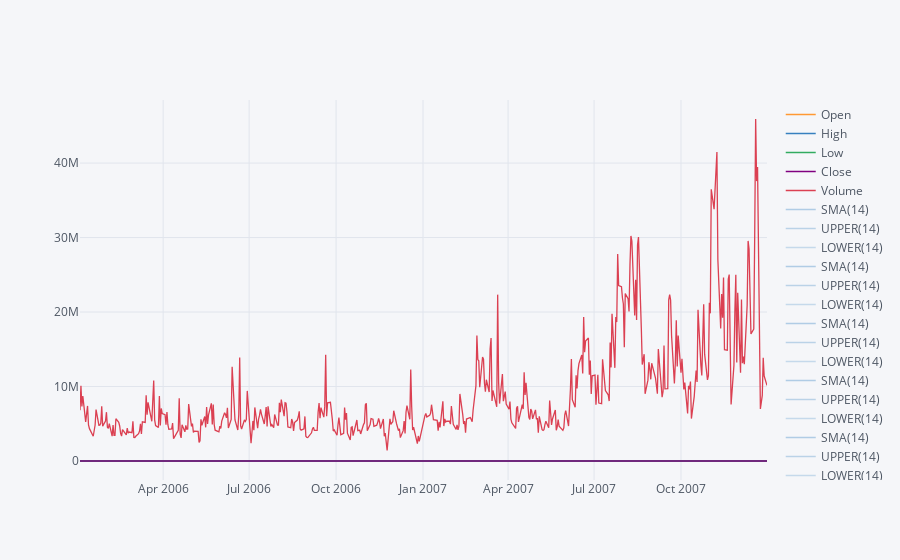

Notebook code for this chart:
### Code cell
ms.loc['2006-01-03':'2007-12-31'].ta_plot(study='boll')

### Figure 1 — Plotly figure (JSON) as saved in the notebook; plotly's stock layout.template omitted (floating-point values rounded to 4 significant figures; data arrays with more than 128 entries replaced by an {"elided": "..."} marker saying what was removed)
{"data": [{"line": {"color": "rgba(255, 153, 51, 1.0)", "dash": "solid", "shape": "linear", "width": 1.3}, "mode": "lines", "name": "Open", "text": "", "type": "scatter", "x": {"elided": "502 str values"}, "y": {"elided": "502 float values"}}, {"line": {"color": "rgba(55, 128, 191, 1.0)", "dash": "solid", "shape": "linear", "width": 1.3}, "mode": "lines", "name": "High", "text": "", "type": "scatter", "x": {"elided": "502 str values"}, "y": {"elided": "502 float values"}}, {"line": {"color": "rgba(50, 171, 96, 1.0)", "dash": "solid", "shape": "linear", "width": 1.3}, "mode": "lines", "name": "Low", "text": "", "type": "scatter", "x": {"elided": "502 str values"}, "y": {"elided": "502 float values"}}, {"line": {"color": "rgba(128, 0, 128, 1.0)", "dash": "solid", "shape": "linear", "width": 1.3}, "mode": "lines", "name": "Close", "text": "", "type": "scatter", "x": {"elided": "502 str values"}, "y": {"elided": "502 float values"}}, {"line": {"color": "rgba(219, 64, 82, 1.0)", "dash": "solid", "shape": "linear", "width": 1.3}, "mode": "lines", "name": "Volume", "text": "", "type": "scatter", "x": {"elided": "502 str values"}, "y": {"elided": "502 float values"}}, {"line": {"color": "rgba(55, 128, 191, 0.35999999999999993)", "dash": "solid", "shape": "linear", "width": 1.3}, "mode": "lines", "name": "SMA(14)", "text": "", "type": "scatter", "x": {"elided": "502 str values"}, "y": {"elided": "502x5 mixed values"}}, {"line": {"color": "rgba(55, 128, 191, 0.3066666666666665)", "dash": "solid", "shape": "linear", "width": 1.3}, "mode": "lines", "name": "UPPER(14)", "text": "", "type": "scatter", "x": {"elided": "502 str values"}, "y": {"elided": "502x5 mixed values"}}, {"line": {"color": "rgba(55, 128, 191, 0.25333333333333324)", "dash": "solid", "shape": "linear", "width": 1.3}, "mode": "lines", "name": "LOWER(14)", "text": "", "type": "scatter", "x": {"elided": "502 str values"}, "y": {"elided": "502x5 mixed values"}}, {"line": {"color": "rgba(55, 128, 191, 0.35999999999999993)", "dash": "solid", "shape": "linear", "width": 1.3}, "mode": "lines", "name": "SMA(14)", "text": "", "type": "scatter", "x": {"elided": "502 str values"}, "y": {"elided": "502x5 mixed values"}}, {"line": {"color": "rgba(55, 128, 191, 0.3066666666666665)", "dash": "solid", "shape": "linear", "width": 1.3}, "mode": "lines", "name": "UPPER(14)", "text": "", "type": "scatter", "x": {"elided": "502 str values"}, "y": {"elided": "502x5 mixed values"}}, {"line": {"color": "rgba(55, 128, 191, 0.25333333333333324)", "dash": "solid", "shape": "linear", "width": 1.3}, "mode": "lines", "name": "LOWER(14)", "text": "", "type": "scatter", "x": {"elided": "502 str values"}, "y": {"elided": "502x5 mixed values"}}, {"line": {"color": "rgba(55, 128, 191, 0.35999999999999993)", "dash": "solid", "shape": "linear", "width": 1.3}, "mode": "lines", "name": "SMA(14)", "text": "", "type": "scatter", "x": {"elided": "502 str values"}, "y": {"elided": "502x5 mixed values"}}, {"line": {"color": "rgba(55, 128, 191, 0.3066666666666665)", "dash": "solid", "shape": "linear", "width": 1.3}, "mode": "lines", "name": "UPPER(14)", "text": "", "type": "scatter", "x": {"elided": "502 str values"}, "y": {"elided": "502x5 mixed values"}}, {"line": {"color": "rgba(55, 128, 191, 0.25333333333333324)", "dash": "solid", "shape": "linear", "width": 1.3}, "mode": "lines", "name": "LOWER(14)", "text": "", "type": "scatter", "x": {"elided": "502 str values"}, "y": {"elided": "502x5 mixed values"}}, {"line": {"color": "rgba(55, 128, 191, 0.35999999999999993)", "dash": "solid", "shape": "linear", "width": 1.3}, "mode": "lines", "name": "SMA(14)", "text": "", "type": "scatter", "x": {"elided": "502 str values"}, "y": {"elided": "502x5 mixed values"}}, {"line": {"color": "rgba(55, 128, 191, 0.3066666666666665)", "dash": "solid", "shape": "linear", "width": 1.3}, "mode": "lines", "name": "UPPER(14)", "text": "", "type": "scatter", "x": {"elided": "502 str values"}, "y": {"elided": "502x5 mixed values"}}, {"line": {"color": "rgba(55, 128, 191, 0.25333333333333324)", "dash": "solid", "shape": "linear", "width": 1.3}, "mode": "lines", "name": "LOWER(14)", "text": "", "type": "scatter", "x": {"elided": "502 str values"}, "y": {"elided": "502x5 mixed values"}}, {"line": {"color": "rgba(55, 128, 191, 0.35999999999999993)", "dash": "solid", "shape": "linear", "width": 1.3}, "mode": "lines", "name": "SMA(14)", "text": "", "type": "scatter", "x": {"elided": "502 str values"}, "y": {"elided": "502x5 mixed values"}}, {"line": {"color": "rgba(55, 128, 191, 0.3066666666666665)", "dash": "solid", "shape": "linear", "width": 1.3}, "mode": "lines", "name": "UPPER(14)", "text": "", "type": "scatter", "x": {"elided": "502 str values"}, "y": {"elided": "502x5 mixed values"}}, {"line": {"color": "rgba(55, 128, 191, 0.25333333333333324)", "dash": "solid", "shape": "linear", "width": 1.3}, "mode": "lines", "name": "LOWER(14)", "text": "", "type": "scatter", "x": {"elided": "502 str values"}, "y": {"elided": "502x5 mixed values"}}], "layout": {"legend": {"bgcolor": "#F5F6F9", "font": {"color": "#4D5663"}}, "paper_bgcolor": "#F5F6F9", "plot_bgcolor": "#F5F6F9", "title": {"font": {"color": "#4D5663"}}, "xaxis": {"gridcolor": "#E1E5ED", "showgrid": true, "tickfont": {"color": "#4D5663"}, "title": {"font": {"color": "#4D5663"}, "text": ""}, "zerolinecolor": "#E1E5ED"}, "yaxis": {"gridcolor": "#E1E5ED", "showgrid": true, "tickfont": {"color": "#4D5663"}, "title": {"font": {"color": "#4D5663"}, "text": ""}, "zerolinecolor": "#E1E5ED"}}}
